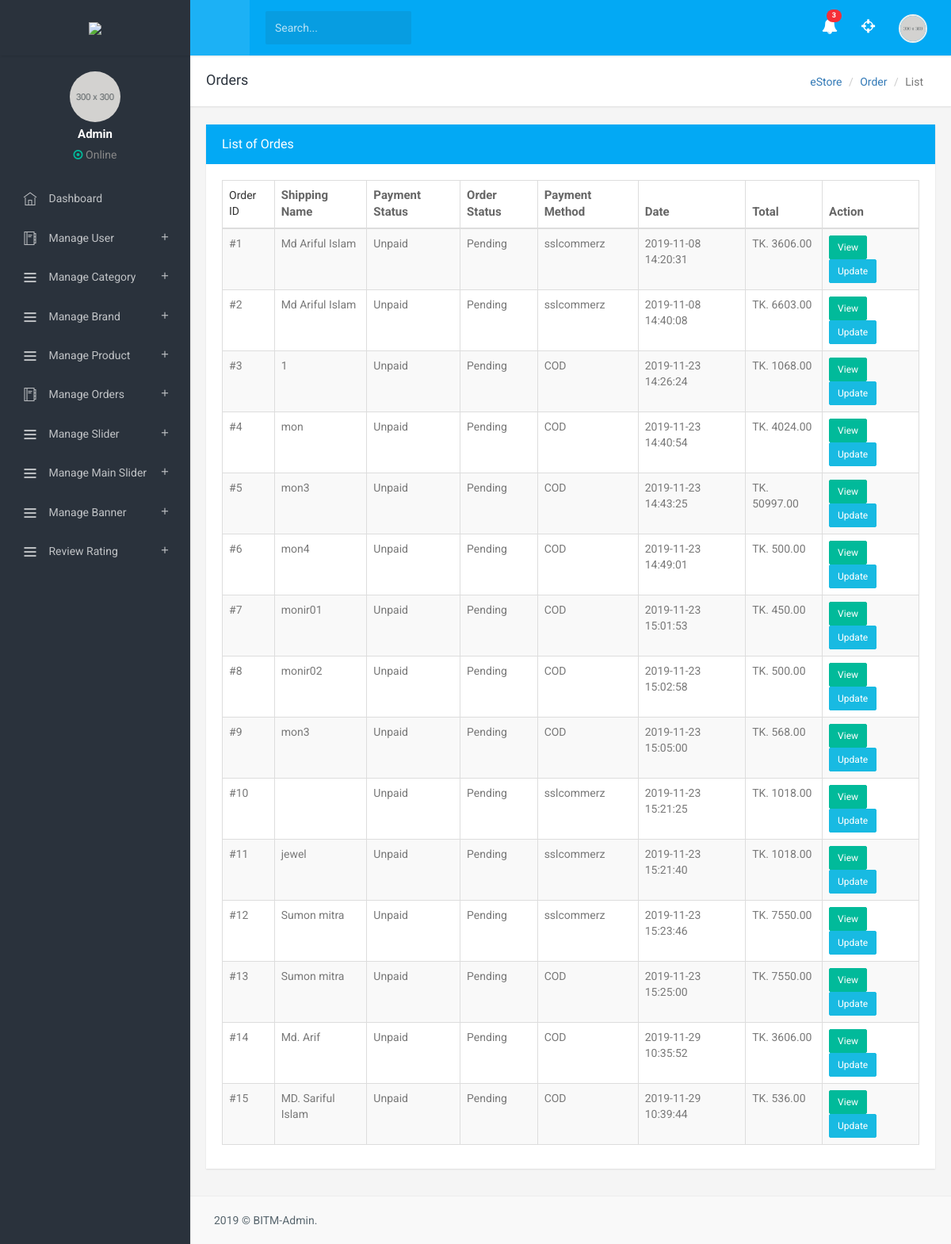
Screenshot of /admin/order_list.php (signed in) with the database file from the repository.
### tables this page shows
CREATE TABLE `orders` (
  `id` int(11) NOT NULL,
  `customer_id` int(11) NOT NULL,
  `ship_name` varchar(255) NOT NULL,
  `ship_mobile` varchar(30) NOT NULL,
  `ship_address` varchar(255) NOT NULL,
  `ship_city` varchar(50) NOT NULL,
  `ship_postcode` varchar(30) NOT NULL,
  `ship_country` varchar(100) NOT NULL,
  `shipping_method` varchar(30) NOT NULL,
  `payment_method` varchar(30) NOT NULL,
  `payment_status` enum('Unpaid','Paid','Partial Paid') NOT NULL DEFAULT 'Unpaid',
  `status` tinyint(4) NOT NULL DEFAULT '0' COMMENT '0=Pending, 1=Processing, 2=Shipped, 3=Delivered, 4=Cancel',
  `amount` decimal(10,2) NOT NULL,
  `shipping_amount` decimal(3,2) NOT NULL,
  `created_at` timestamp NOT NULL DEFAULT CURRENT_TIMESTAMP,
  `updated_at` timestamp NULL DEFAULT NULL ON UPDATE CURRENT_TIMESTAMP
);

### admin/dbconnection/dbconnection.php (called while the page is built, shortened)
<?php
class Dbconnection{
public function __construct(){
   try{
      $this->db = new PDO("mysql:host=localhost;dbname=bmunion_estore", "bmunion_eroot", "R&W4Fu}ojf4%");
   }catch(PDOExection $e){
   }
}
}
?>

### admin/model/order.php (called while the page is built, shortened)
<?php
class Orders extends DbConnection{
	private $table_name="orders";
	public function getOrders(){
		$sql = "SELECT * FROM ".$this->table_name;
		$query = $this->db->query($sql);
		$data = $query->fetchAll(PDO::FETCH_ASSOC);
		return $data ? $data : [];
	}
}
?>

### admin/order_list.php (the view, shortened to what this page needs)
<?php
include("dbconnection/dbconnection.php");
include("model/order.php");
$order = new Orders();
$getOrders = $order->getOrders();
$order_status = ['Pending', 'Processing', 'Shipped', 'Delivered', 'Cancel']
?>
<!DOCTYPE html>
<html>
<head>
<link href="assets/plugins/datatables/jquery.dataTables.min.css" rel="stylesheet" type="text/css" />
<link href="assets/plugins/datatables/buttons.bootstrap.min.css" rel="stylesheet" type="text/css" />
<link href="assets/plugins/datatables/fixedHeader.bootstrap.min.css" rel="stylesheet" type="text/css" />
<link href="assets/plugins/datatables/responsive.bootstrap.min.css" rel="stylesheet" type="text/css" />
<link href="assets/plugins/datatables/dataTables.bootstrap.min.css" rel="stylesheet" type="text/css"/>
<link href="assets/plugins/datatables/scroller.bootstrap.min.css" rel="stylesheet" type="text/css" />
<link href="assets/css/bootstrap.min.css" rel="stylesheet" type="text/css">
<link href="assets/css/icons.css" rel="stylesheet" type="text/css">
<link href="assets/css/style.css" rel="stylesheet" type="text/css">
</head>
<body class="fixed-left">
<div id="wrapper">
<?php include("includes/topbar.php"); ?>
<?php include("includes/sidebar.php"); ?>
<div class="content-page">
<div class="content">
<div class="container">
    <div class="row">
        <div class="col-sm-12">
            <div class="page-header-title">
                <h4 class="pull-left page-title">Orders</h4>
                <ol class="breadcrumb pull-right">
                    <li><a href="#">eStore</a></li>
                    <li><a href="#">Order</a></li>
                    <li class="active">List</li>
                </ol>
                <div class="clearfix"></div>
            </div>
        </div>
    </div>
    <div class="row">
        <div class="col-md-12">
            <div class="panel panel-primary">
                <div class="panel-heading">
                    <h3 class="panel-title">List of Ordes</h3>
                </div>
                <div class="panel-body">
                    <div class="row">
                        <div class="col-md-12 col-sm-12 col-xs-12">
                            <table id="datatable" class="table table-striped table-bordered">
                                <thead>
                                    <tr>
									    <td>Order ID</td>
                                        <th>Shipping Name</th>
                                        <th>Payment Status</th>
                                        <th>Order Status</th>
                                        <th>Payment Method</th>
                                        <th>Date</th>
                                        <th>Total</th>
                                        <th>Action</th>
                                    </tr>
                                </thead>
                                <tbody>
            <?php foreach($getOrders as $key=>$value): ?>
                    <tr>
					    <td>#<?php echo $value['id']; ?></td>
                        <td><?php echo $value['ship_name']; ?></td>
                        <td><?php echo $value['payment_status']; ?></td>
                        <td><?php echo $order_status[$value['status']]; ?></td>
                        <td><?php echo $value['payment_method']; ?></td>
                        <td><?php echo $value['created_at']; ?></td>
                        <td>TK. <?php echo $value['amount']; ?></td>
                        <td>
						<a href="update_product.php?id=<?=$value['id'] ?>" class="btn btn-success btn-sm">View</a>
						<a href="javascript:void(0)" class="btn btn-info btn-sm update-status" data-toggle="modal" data-target="#custom-width-modal" data-id="<?php echo $value['id']; ?>">Update</a>
						</td>
                     </tr>
                <?php endforeach; ?>
                                </tbody>
                            </table>
                        </div>
                    </div>
                </div>
            </div>
        </div>
    </div>
</div>
</div>
<?php include("includes/footer.php"); ?>
</div>
</div>
</body>
</html>

### admin/assets/css/style.css (style rules this page uses)
body { background: #f5f5f5; font-family: 'Roboto', sans-serif; margin: 0; }
html { overflow-x: hidden; position: relative; min-height: 100%; background: #f5f5f5; }
h1, h2, h3, h4, h5, h6 { color: #2a323c; font-family: 'Prompt', sans-serif; margin: 10px 0; }
h3 { line-height: 30px; }
h4 { line-height: 22px; }
* { outline: none !important; }
.container { width: auto; }
#wrapper { height: 100%; overflow: hidden; width: 100%; }
.row { margin-right: -10px; margin-left: -10px; }
.col-lg-1, .col-lg-10, .col-lg-11, .col-lg-12, .col-lg-2, .col-lg-3, .col-lg-4, .col-lg-5, .col-lg-6, .col-lg-7, .col-lg-8, .col-lg-9, .col-md-1, .col-md-10, .col-md-11, .col-md-12, .col-md-2, .col-md-3, .col-md-4, .col-md-5, .col-md-6, .col-md-7, .col-md-8, .col-md-9, .col-sm-1, .col-sm-10, .col-sm-11, .col-sm-12, .col-sm-2, .col-sm-3, .col-sm-4, .col-sm-5, .col-sm-6, .col-sm-7, .col-sm-8, .col-sm-9, .col-xs-1, .col-xs-10, .col-xs-11, .col-xs-12, .col-xs-2, .col-xs-3, .col-xs-4, .col-xs-5, .col-xs-6, .col-xs-7, .col-xs-8, .col-xs-9 { padding-left: 10px; padding-right: 10px; }
.breadcrumb { background-color: transparent; margin-bottom: 15px; margin-top: 5px; }
.btn { border-radius: 2px; padding: 6px 14px; }
.btn-group-sm > .btn, .btn-sm { padding: 5px 10px !important; }
.btn-primary, .btn-success, .btn-info, .btn-warning, .btn-danger, .btn-inverse, .btn-purple, .btn-pink, .btn-orange, .btn-brown, .btn-teal { color: #ffffff !important; }
.btn-success { background-color: #01ba9a !important; border: 1px solid #01ba9a !important; }
.btn-info { background-color: #18bae2 !important; border: 1px solid #18bae2 !important; }
.panel { -moz-box-shadow: 0px 1px 2px 0px rgba(0, 0, 0, 0.1); -webkit-box-shadow: 0px 1px 2px 0px rgba(0, 0, 0, 0.1); border-radius: 0px; border: none; box-shadow: 0px 1px 2px 0px rgba(0, 0, 0, 0.1); margin-bottom: 20px; }
.panel .panel-body { padding: 20px; }
.panel-heading { border-radius: 0; border: none !important; padding: 10px 20px; }
.panel-title { margin-bottom: 0; margin-top: 0; font-family: 'Prompt', sans-serif; }
.panel-primary > .panel-heading { background-color: #03a9f4; }
.table { margin-bottom: 10px; }
tbody { color: #797979; }
th { color: #666666; font-size: 15px; }
#datatable td { font-weight: normal; }
.content-page { margin-left: 240px; overflow: hidden; }
.content-page > .content { margin-bottom: 60px; margin-top: 70px; padding: 20px 5px 15px 5px; }
.page-header-title { background-color: #ffffff; margin: -20px -20px 23px -20px; padding: 10px 20px; box-shadow: 0 1px 2px 0 rgba(0, 0, 0, 0.1); }
.page-header-title .breadcrumb { margin-bottom: 0; }
.page-header-title .page-title { margin-bottom: 12px; }

### rows the page displays
orders: id "1", ship_name "Md Ariful Islam", payment_status "Unpaid", status "Pending", payment_method "sslcommerz", created_at "2019-11-08 14:20:31", amount "3606.00"
orders: id "2", ship_name "Md Ariful Islam", payment_status "Unpaid", status "Pending", payment_method "sslcommerz", created_at "2019-11-08 14:40:08", amount "6603.00"
orders: id "3", ship_name "1", payment_status "Unpaid", status "Pending", payment_method "COD", created_at "2019-11-23 14:26:24", amount "1068.00"
orders: id "4", ship_name "mon", payment_status "Unpaid", status "Pending", payment_method "COD", created_at "2019-11-23 14:40:54", amount "4024.00"
orders: id "5", ship_name "mon3", payment_status "Unpaid", status "Pending", payment_method "COD", created_at "2019-11-23 14:43:25", amount "50997.00"
orders: id "6", ship_name "mon4", payment_status "Unpaid", status "Pending", payment_method "COD", created_at "2019-11-23 14:49:01", amount "500.00"
orders: id "7", ship_name "monir01", payment_status "Unpaid", status "Pending", payment_method "COD", created_at "2019-11-23 15:01:53", amount "450.00"
orders: id "8", ship_name "monir02", payment_status "Unpaid", status "Pending", payment_method "COD", created_at "2019-11-23 15:02:58", amount "500.00"
orders: id "9", ship_name "mon3", payment_status "Unpaid", status "Pending", payment_method "COD", created_at "2019-11-23 15:05:00", amount "568.00"
orders: id "10", payment_status "Unpaid", status "Pending", payment_method "sslcommerz", created_at "2019-11-23 15:21:25", amount "1018.00"
orders: id "11", ship_name "jewel", payment_status "Unpaid", status "Pending", payment_method "sslcommerz", created_at "2019-11-23 15:21:40", amount "1018.00"
orders: id "12", ship_name "Sumon mitra", payment_status "Unpaid", status "Pending", payment_method "sslcommerz", created_at "2019-11-23 15:23:46", amount "7550.00"
orders: id "13", ship_name "Sumon mitra", payment_status "Unpaid", status "Pending", payment_method "COD", created_at "2019-11-23 15:25:00", amount "7550.00"
orders: id "14", ship_name "Md. Arif", payment_status "Unpaid", status "Pending", payment_method "COD", created_at "2019-11-29 10:35:52", amount "3606.00"
orders: id "15", ship_name "MD. Sariful Islam", payment_status "Unpaid", status "Pending", payment_method "COD", created_at "2019-11-29 10:39:44", amount "536.00"

### other values shown
$_SESSION['name'] "Admin"
